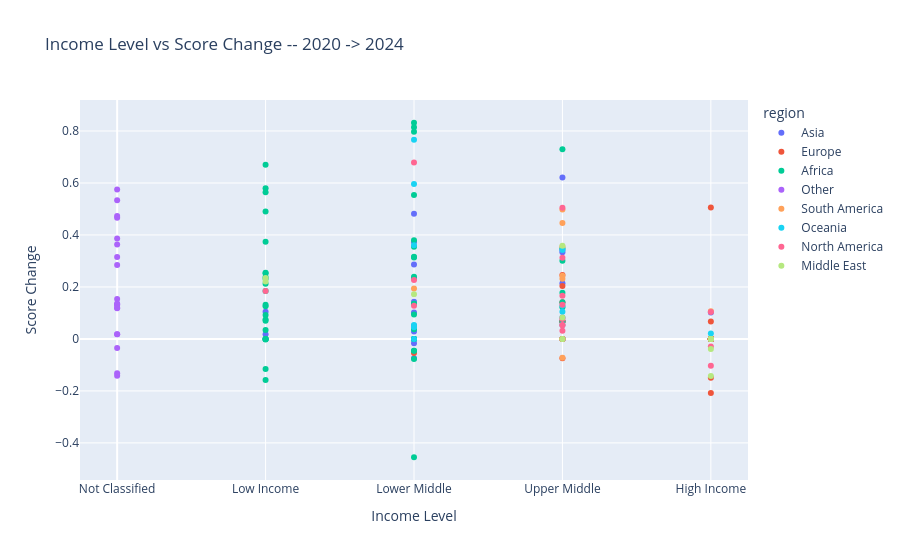

Notebook code for this chart:
### Code cell
# Scatter Plot: Income Group vs Score Change

# We can't directly plot income level on a numeric axis since it's categorical
# So we map each income level to a number to allow scatter plotting
# Higher number = higher income

income_map = {
    "Low Income": 1,
    "Lower Middle Income": 2,
    "Upper Middle Income": 3,
    "High Income": 4,
    "Not Classified": 0
}

# Create a new numeric column based on the mapping
df["income_numeric"] = df["income_level"].map(income_map)

# Color each dot by region so we can see geographic patterns too
fig = px.scatter(
    df,
    x="income_numeric",
    y="score_change",
    color="region",
    hover_name="country_name",
    hover_data={"score_2020": True, "score_2024": True, "income_level": True},
    title="Income Level vs Score Change -- 2020 -> 2024",
    labels={"income_numeric": "Income Level", "score_change": "Score Change"}
)

# Replace numeric axis labels with actual income income level names
fig.update_layout(
    xaxis=dict(
        tickvals=[0, 1, 2, 3, 4],
        ticktext=["Not Classified", "Low Income", "Lower Middle", "Upper Middle", "High Income"]
    )
)

fig.write_html("income_scatter.html")
fig.show()

### Figure 1 — Plotly figure (JSON) as saved in the notebook; plotly's stock layout.template omitted (floating-point values rounded to 4 significant figures; data arrays with more than 128 entries replaced by an {"elided": "..."} marker saying what was removed)
{"data": [{"customdata": [[0, 0.1047, "Low Income"], [0.5234, 0.7374, "Upper Middle Income"], [1, 1, "Upper Middle Income"], [0.5247, 0.7587, "Lower Middle Income"], [0.349, 0.4503, "Lower Middle Income"], [0.6335, 0.7356, "High Income"], [0.07898, 0.3653, "Lower Middle Income"], [1, 1, "Upper Middle Income"], [0.9328, 1, "Upper Middle Income"], [1, 1, "Lower Middle Income"], [1, 1, "Upper Middle Income"], [1, 1, "High Income"], [1, 1, "Upper Middle Income"], [0, 0, "Low Income"], [1, 1, "High Income"], [0.6392, 0.6899, "Lower Middle Income"], [0.4923, 0.476, "Lower Middle Income"], [1, 1, "Upper Middle Income"], [0, 0.3421, "Upper Middle Income"], [0.3019, 0.9226, "Upper Middle Income"], [0.07898, 0.5603, "Lower Middle Income"], [1, 0.9257, "Lower Middle Income"], [0.6273, 1, "Lower Middle Income"], [1, 1, "Lower Middle Income"], [1, 1, "High Income"], [0.5924, 0.9257, "Upper Middle Income"], [0.349, 0.3674, "Low Income"], [0.9178, 1, "Upper Middle Income"], [0, 0.1434, "Lower Middle Income"], [0.9328, 0.9613, "Lower Middle Income"], [1, 1, "Lower Middle Income"]], "hovertemplate": "<b>%{hovertext}</b><br><br>region=Asia<br>Income Level=%{x}<br>Score Change=%{y}<br>score_2020=%{customdata[0]}<br>score_2024=%{customdata[1]}<br>income_level=%{customdata[2]}<extra></extra>", "hovertext": ["Afghanistan", "Armenia", "Azerbaijan", "Bangladesh", "Bhutan", "Brunei Darussalam", "Cambodia", "China", "Georgia", "India", "Indonesia", "Japan", "Kazakhstan", "Korea, Dem. People's Rep.", "Korea, Rep.", "Kyrgyz Republic", "Lao PDR", "Malaysia", "Maldives", "Mongolia", "Myanmar", "Nepal", "Pakistan", "Philippines", "Singapore", "Sri Lanka", "Tajikistan", "Thailand", "Timor-Leste", "Uzbekistan", "Viet Nam"], "legendgroup": "Asia", "marker": {"color": "#636efa", "symbol": "circle"}, "mode": "markers", "name": "Asia", "orientation": "v", "showlegend": true, "type": "scatter", "x": [1, 3, 3, 2, 2, 4, 2, 3, 3, 2, 3, 4, 3, 1, 4, 2, 2, 3, 3, 3, 2, 2, 2, 2, 4, 3, 1, 3, 2, 2, 2], "xaxis": "x", "y": [0.1047, 0.2141, 0.0, 0.234, 0.1013, 0.1021, 0.2863, 0.0, 0.06725, 0.0, 0.0, 0.0, 0.0, 0.0, 0.0, 0.05067, -0.0163, 0.0, 0.3421, 0.6206, 0.4813, -0.07429, 0.3727, 0.0, 0.0, 0.3333, 0.01845, 0.0822, 0.1434, 0.02854, 0.0], "yaxis": "y"}, {"customdata": [[0.9328, 1, "Upper Middle Income"], [1, 0.851, "High Income"], [0.7274, 0.8689, "Upper Middle Income"], [1, 1, "High Income"], [0.349, 0.5523, "Upper Middle Income"], [1, 1, "Upper Middle Income"], [1, 1, "High Income"], [1, 1, "High Income"], [0.9328, 1, "High Income"], [1, 1, "High Income"], [1, 1, "High Income"], [1, 1, "High Income"], [1, 1, "High Income"], [1, 1, "High Income"], [1, 1, "High Income"], [1, 1, "High Income"], [1, 1, "High Income"], [1, 1, "High Income"], [1, 1, "High Income"], [1, 1, "High Income"], [1, 0.7917, "High Income"], [1, 1, "High Income"], [1, 1, "High Income"], [0.9328, 1, "Upper Middle Income"], [0.6539, 0.9003, "Upper Middle Income"], [1, 1, "High Income"], [1, 0.9257, "Upper Middle Income"], [1, 1, "High Income"], [1, 1, "High Income"], [1, 1, "High Income"], [1, 1, "High Income"], [1, 1, "Upper Middle Income"], [1, 1, "Upper Middle Income"], [1, 1, "High Income"], [1, 1, "High Income"], [1, 1, "High Income"], [1, 1, "High Income"], [0.494, 1, "High Income"], [1, 0.9457, "Lower Middle Income"], [1, 1, "High Income"]], "hovertemplate": "<b>%{hovertext}</b><br><br>region=Europe<br>Income Level=%{x}<br>Score Change=%{y}<br>score_2020=%{customdata[0]}<br>score_2024=%{customdata[1]}<br>income_level=%{customdata[2]}<extra></extra>", "hovertext": ["Albania", "Austria", "Belarus", "Belgium", "Bosnia and Herzegovina", "Bulgaria", "Croatia", "Cyprus", "Czechia", "Denmark", "Estonia", "Finland", "France", "Germany", "Greece", "Hungary", "Iceland", "Ireland", "Italy", "Latvia", "Lithuania", "Luxembourg", "Malta", "Moldova", "Montenegro", "Netherlands", "North Macedonia", "Norway", "Poland", "Portugal", "Romania", "Russian Federation", "Serbia", "Slovak Republic", "Slovenia", "Spain", "Sweden", "Switzerland", "Ukraine", "United Kingdom"], "legendgroup": "Europe", "marker": {"color": "#EF553B", "symbol": "circle"}, "mode": "markers", "name": "Europe", "orientation": "v", "showlegend": true, "type": "scatter", "x": [3, 4, 3, 4, 3, 3, 4, 4, 4, 4, 4, 4, 4, 4, 4, 4, 4, 4, 4, 4, 4, 4, 4, 3, 3, 4, 3, 4, 4, 4, 4, 3, 3, 4, 4, 4, 4, 4, 2, 4], "xaxis": "x", "y": [0.06725, -0.149, 0.1414, 0.0, 0.2033, 0.0, 0.0, 0.0, 0.06725, 0.0, 0.0, 0.0, 0.0, 0.0, 0.0, 0.0, 0.0, 0.0, 0.0, 0.0, -0.2083, 0.0, 0.0, 0.06725, 0.2464, 0.0, -0.07429, 0.0, 0.0, 0.0, 0.0, 0.0, 0.0, 0.0, 0.0, 0.0, 0.0, 0.506, -0.05429, 0.0], "yaxis": "y"}, {"customdata": {"elided": "51x3 mixed values"}, "hovertemplate": "<b>%{hovertext}</b><br><br>region=Africa<br>Income Level=%{x}<br>Score Change=%{y}<br>score_2020=%{customdata[0]}<br>score_2024=%{customdata[1]}<br>income_level=%{customdata[2]}<extra></extra>", "hovertext": ["Algeria", "Angola", "Benin", "Botswana", "Burkina Faso", "Burundi", "Cabo Verde", "Cameroon", "Central African Republic", "Chad", "Comoros", "Congo, Dem. Rep.", "Congo, Rep.", "Cote d'Ivoire", "Djibouti", "Egypt, Arab Rep.", "Eritrea", "Eswatini", "Ethiopia", "Gabon", "Gambia, The", "Ghana", "Guinea", "Guinea-Bissau", "Kenya", "Lesotho", "Liberia", "Libya", "Madagascar", "Malawi", "Mali", "Mauritania", "Mauritius", "Morocco", "Mozambique", "Namibia", "Niger", "Nigeria", "Rwanda", "Senegal", "Sierra Leone", "Somalia", "South Africa", "South Sudan", "Sudan", "Tanzania", "Togo", "Tunisia", "Uganda", "Zambia", "Zimbabwe"], "legendgroup": "Africa", "marker": {"color": "#00cc96", "symbol": "circle"}, "mode": "markers", "name": "Africa", "orientation": "v", "showlegend": true, "type": "scatter", "x": [3, 2, 2, 3, 1, 1, 2, 2, 1, 1, 2, 1, 2, 2, 2, 2, 1, 2, 1, 3, 1, 2, 1, 1, 2, 2, 1, 3, 1, 1, 1, 2, 3, 2, 1, 3, 1, 2, 1, 2, 1, 1, 3, 1, 1, 2, 1, 2, 1, 2, 2], "xaxis": "x", "y": [0.301, 0.3543, 0.2389, 0.1775, 0.03406, 0.1311, 0.8317, 0.3137, 0.1843, -0.001729, 0.814, 0.2531, 0.0935, 0.1355, 0.5537, 0.0, 0.0, 0.7968, 0.6701, 0.73, -0.1581, 0.0, 0.2313, 0.0, -0.04543, -0.4552, 0.06973, 0.3486, 0.1259, 0.2543, 0.09159, 0.3799, 0.06725, 0.0, 0.5801, 0.1221, 0.238, -0.04543, 0.0, 0.3164, 0.564, 0.4899, 0.1408, 0.3734, 0.2127, 0.135, 0.07473, -0.07743, -0.1162, 0.0, 0.03709], "yaxis": "y"}, {"customdata": [[0.349, 0.8151, "Not Classified"], [0.349, 0.3674, "Not Classified"], [0.8592, 0.7174, "Not Classified"], [0.07898, 0.2094, "Not Classified"], [0.135, 0.4986, "Not Classified"], [0, 0.1327, "Not Classified"], [0.4162, 0.5523, "Not Classified"], [0.4162, 0.9501, "Not Classified"], [1, 0.8683, "Not Classified"], [0.06725, 0.1849, "Not Classified"], [0.349, 0.7351, "Not Classified"], [0.349, 0.6333, "Not Classified"], [0.27, 0.4239, "Not Classified"], [0.2551, 0.8304, "Not Classified"], [0.07898, 0.5523, "Not Classified"], [0.2227, 0.3427, "Not Classified"], [0.27, 0.2353, "Not Classified"], [0.349, 0.3674, "Not Classified"], [0.214, 0.5294, "Not Classified"]], "hovertemplate": "<b>%{hovertext}</b><br><br>region=Other<br>Income Level=%{x}<br>Score Change=%{y}<br>score_2020=%{customdata[0]}<br>score_2024=%{customdata[1]}<br>income_level=%{customdata[2]}<extra></extra>", "hovertext": ["Andorra", "Antigua and Barbuda", "Chile", "Dominica", "Equatorial Guinea", "Holy See (Vatican City State)", "Lebanon", "Liechtenstein", "Monaco", "Nauru", "Panama", "San Marino", "Sao Tome and Principe", "Seychelles", "St. Kitts and Nevis", "St. Vincent and the Grenadines", "Trinidad and Tobago", "Turkmenistan", "Venezuela, RB"], "legendgroup": "Other", "marker": {"color": "#ab63fa", "symbol": "circle"}, "mode": "markers", "name": "Other", "orientation": "v", "showlegend": true, "type": "scatter", "x": [0, 0, 0, 0, 0, 0, 0, 0, 0, 0, 0, 0, 0, 0, 0, 0, 0, 0, 0], "xaxis": "x", "y": [0.4662, 0.01845, -0.1418, 0.1304, 0.3636, 0.1327, 0.1361, 0.5339, -0.1317, 0.1176, 0.3862, 0.2843, 0.1539, 0.5753, 0.4733, 0.12, -0.03471, 0.01845, 0.3154], "yaxis": "y"}, {"customdata": [[0.4398, 0.794, "Upper Middle Income"], [0.2843, 0.4781, "Lower Middle Income"], [1, 1, "Upper Middle Income"], [0.4312, 0.6743, "Upper Middle Income"], [0.4281, 0.9257, "Upper Middle Income"], [0.3635, 0.8094, "Upper Middle Income"], [0.865, 0.793, "Upper Middle Income"], [1, 1, "Upper Middle Income"], [0.3166, 0.5481, "Upper Middle Income"], [0.855, 0.9613, "High Income"]], "hovertemplate": "<b>%{hovertext}</b><br><br>region=South America<br>Income Level=%{x}<br>Score Change=%{y}<br>score_2020=%{customdata[0]}<br>score_2024=%{customdata[1]}<br>income_level=%{customdata[2]}<extra></extra>", "hovertext": ["Argentina", "Bolivia", "Brazil", "Colombia", "Ecuador", "Guyana", "Paraguay", "Peru", "Suriname", "Uruguay"], "legendgroup": "South America", "marker": {"color": "#FFA15A", "symbol": "circle"}, "mode": "markers", "name": "South America", "orientation": "v", "showlegend": true, "type": "scatter", "x": [3, 2, 3, 3, 3, 3, 3, 3, 3, 4], "xaxis": "x", "y": [0.3542, 0.1939, 0.0, 0.2431, 0.4976, 0.4459, -0.072, 0.0, 0.2315, 0.1063], "yaxis": "y"}, {"customdata": [[1, 1, "High Income"], [0.07898, 0.4211, "Upper Middle Income"], [0, 0.7664, "Lower Middle Income"], [0, 0.05371, "Upper Middle Income"], [0, 0, "Lower Middle Income"], [0.9296, 0.9501, "High Income"], [0.06725, 0.6634, "Lower Middle Income"], [0.2417, 0.2869, "Lower Middle Income"], [0, 0.05371, "Lower Middle Income"], [0, 0.128, "Upper Middle Income"], [0, 0.1047, "Upper Middle Income"], [0.27, 0.63, "Lower Middle Income"]], "hovertemplate": "<b>%{hovertext}</b><br><br>region=Oceania<br>Income Level=%{x}<br>Score Change=%{y}<br>score_2020=%{customdata[0]}<br>score_2024=%{customdata[1]}<br>income_level=%{customdata[2]}<extra></extra>", "hovertext": ["Australia", "Fiji", "Kiribati", "Marshall Islands", "Micronesia, Fed. Sts.", "New Zealand", "Papua New Guinea", "Samoa", "Solomon Islands", "Tonga", "Tuvalu", "Vanuatu"], "legendgroup": "Oceania", "marker": {"color": "#19d3f3", "symbol": "circle"}, "mode": "markers", "name": "Oceania", "orientation": "v", "showlegend": true, "type": "scatter", "x": [4, 3, 2, 3, 2, 4, 2, 2, 2, 3, 3, 2], "xaxis": "x", "y": [0.0, 0.3422, 0.7664, 0.05371, 0.0, 0.02052, 0.5962, 0.04512, 0.05371, 0.128, 0.1047, 0.36], "yaxis": "y"}, {"customdata": [[0.5045, 0.4749, "High Income"], [0.5543, 0.6577, "High Income"], [0.07898, 0.5834, "Upper Middle Income"], [1, 0.8964, "High Income"], [0.8445, 0.8759, "Upper Middle Income"], [1, 1, "Upper Middle Income"], [0.7947, 0.9257, "Upper Middle Income"], [0.349, 0.4769, "Lower Middle Income"], [0.4997, 0.5523, "Upper Middle Income"], [0.07898, 0.1557, "Upper Middle Income"], [0.07898, 0.2637, "Low Income"], [0.07898, 0.758, "Lower Middle Income"], [0.349, 0.6609, "Upper Middle Income"], [0.7947, 0.8483, "Upper Middle Income"], [0.349, 0.5756, "Lower Middle Income"], [0.3826, 0.5491, "Upper Middle Income"], [1, 1, "High Income"]], "hovertemplate": "<b>%{hovertext}</b><br><br>region=North America<br>Income Level=%{x}<br>Score Change=%{y}<br>score_2020=%{customdata[0]}<br>score_2024=%{customdata[1]}<br>income_level=%{customdata[2]}<extra></extra>", "hovertext": ["Bahamas, The", "Barbados", "Belize", "Canada", "Costa Rica", "Cuba", "Dominican Republic", "El Salvador", "Grenada", "Guatemala", "Haiti", "Honduras", "Jamaica", "Mexico", "Nicaragua", "St. Lucia", "United States"], "legendgroup": "North America", "marker": {"color": "#FF6692", "symbol": "circle"}, "mode": "markers", "name": "North America", "orientation": "v", "showlegend": true, "type": "scatter", "x": [4, 4, 3, 4, 3, 3, 3, 2, 3, 3, 1, 2, 3, 3, 2, 3, 4], "xaxis": "x", "y": [-0.02962, 0.1034, 0.5044, -0.1036, 0.03136, 0.0, 0.131, 0.1279, 0.05254, 0.07673, 0.1847, 0.679, 0.3119, 0.0536, 0.2266, 0.1665, 0.0], "yaxis": "y"}, {"customdata": [[1, 1, "High Income"], [0.7095, 0.7917, "Upper Middle Income"], [0, 0.3583, "Upper Middle Income"], [1, 1, "High Income"], [1, 1, "Upper Middle Income"], [0.8505, 0.7076, "High Income"], [1, 0.9613, "High Income"], [1, 1, "High Income"], [1, 1, "High Income"], [0.3634, 0.5847, "Low Income"], [1, 1, "Upper Middle Income"], [1, 1, "High Income"], [0.2843, 0.4564, "Lower Middle Income"], [0, 0.2347, "Low Income"]], "hovertemplate": "<b>%{hovertext}</b><br><br>region=Middle East<br>Income Level=%{x}<br>Score Change=%{y}<br>score_2020=%{customdata[0]}<br>score_2024=%{customdata[1]}<br>income_level=%{customdata[2]}<extra></extra>", "hovertext": ["Bahrain", "Iran, Islamic Rep.", "Iraq", "Israel", "Jordan", "Kuwait", "Oman", "Qatar", "Saudi Arabia", "Syrian Arab Republic", "Turkiye", "United Arab Emirates", "West Bank and Gaza", "Yemen, Rep."], "legendgroup": "Middle East", "marker": {"color": "#B6E880", "symbol": "circle"}, "mode": "markers", "name": "Middle East", "orientation": "v", "showlegend": true, "type": "scatter", "x": [4, 3, 3, 4, 3, 4, 4, 4, 4, 1, 3, 4, 2, 1], "xaxis": "x", "y": [0.0, 0.08221, 0.3583, 0.0, 0.0, -0.143, -0.03871, 0.0, 0.0, 0.2213, 0.0, 0.0, 0.1721, 0.2347], "yaxis": "y"}], "layout": {"legend": {"title": {"text": "region"}, "tracegroupgap": 0}, "title": {"text": "Income Level vs Score Change -- 2020 -> 2024"}, "xaxis": {"anchor": "y", "domain": [0, 1], "ticktext": ["Not Classified", "Low Income", "Lower Middle", "Upper Middle", "High Income"], "tickvals": [0, 1, 2, 3, 4], "title": {"text": "Income Level"}}, "yaxis": {"anchor": "x", "domain": [0, 1], "title": {"text": "Score Change"}}}}
